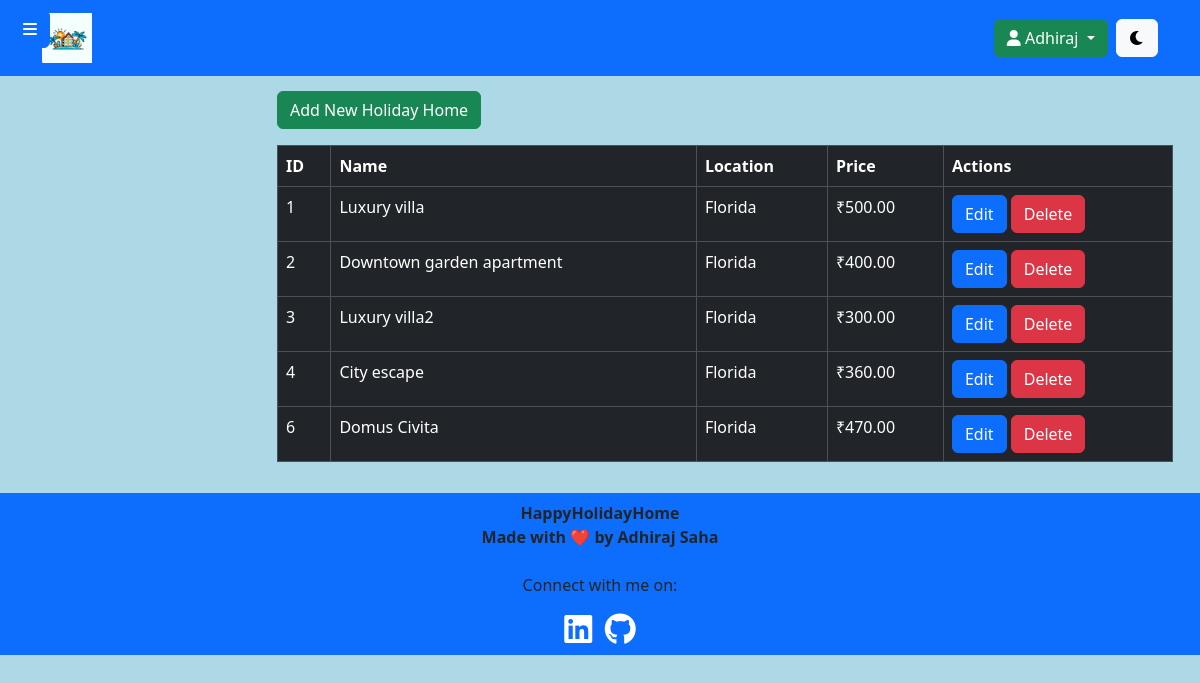
Page /admin/view_holidayhomes.php (signed in) on the committed database.
### tables this page shows
CREATE TABLE `holiday_homes` (
  `home_id` int(255) NOT NULL,
  `name` varchar(255) NOT NULL,
  `location` varchar(255) NOT NULL,
  `availability_status` varchar(255) NOT NULL,
  `description` text NOT NULL,
  `rating` decimal(10,1) NOT NULL,
  `image_path` varchar(255) NOT NULL,
  `price` decimal(10,2) NOT NULL
);

### admin/view_holidayhomes.php (the view, shortened to what this page needs)
<?php
include("../inc/db.php");
$sqlHolidayHomes = "SELECT * FROM holiday_homes";
$resultHolidayHomes = $con->query($sqlHolidayHomes);
if ($resultHolidayHomes->num_rows > 0) {
    $holidayHomes = $resultHolidayHomes->fetch_all(MYSQLI_ASSOC);
} else {
    $holidayHomes = array();
}
?>
<!DOCTYPE html>
<html lang="en">
<head>
    <link href="https://cdn.jsdelivr.net/npm/bootstrap@5.3.1/dist/css/bootstrap.min.css" rel="stylesheet">
    <link rel="stylesheet" href="https://cdnjs.cloudflare.com/ajax/libs/font-awesome/6.0.0-beta3/css/all.min.css">
    <link rel="stylesheet" href="assets/css/view_holidayhomes.css">
</head>
<body>
    <?php include("inc/admin_header.php"); ?>
    <button id="toggle-sidebar" class="btn btn-primary">
        <i class="fas fa-bars"></i>
    </button>
    <main class="main-content">
        <div class="container-fluid">
        <div class="mb-3">
            <button type="button" class="btn btn-success" data-bs-toggle="modal" data-bs-target="#addModal">
                Add New Holiday Home
            </button>
        </div>
            <div class="table-responsive">
                <table class="table table-bordered table-dark">
                    <thead>
                        <tr>
                            <th>ID</th>
                            <th>Name</th>
                            <th>Location</th>
                            <th>Price</th>
                            <th>Actions</th>
                        </tr>
                    </thead>
                    <tbody>
                        <?php foreach ($holidayHomes as $home) : ?>
                            <tr>
                                <td><?php echo $home['home_id']; ?></td>
                                <td><?php echo $home['name']; ?></td>
                                <td><?php echo $home['location']; ?></td>
                                <td>₹<?php echo $home['price']; ?></td>
                                <td>
                                <button type="button" class="btn btn-primary" data-bs-toggle="modal" data-bs-target="#editModal_<?php echo $home['home_id']; ?>">
                                    Edit
                                </button>
                                <a href="delete_reservation.php?id=<?php echo $reservation['reservation_id']; ?>" class="btn btn-danger" onclick="return confirm('Are you sure you want to delete this reservation?')">Delete</a>
                            </td>
                            </tr>
                        <?php endforeach; ?>
                    </tbody>
                </table>
            </div>
        </div>
    </main>
    <?php include("inc/admin_footer.php"); ?>
</body>
</html>

### admin/assets/css/view_holidayhomes.css (style rules this page uses)
body { background-color: lightblue; }
#toggle-sidebar { position: fixed; top: 10px; left: 10px; z-index: 999; }
.main-content { margin-left: 250px; padding: 15px; }

### rows in the picture
holiday_homes: home_id "1", name "Luxury villa", location "Florida", price "500.00"
holiday_homes: home_id "2", name "Downtown garden apartment", location "Florida", price "400.00"
holiday_homes: home_id "3", name "Luxury villa2", location "Florida", price "300.00"
holiday_homes: home_id "4", name "City escape", location "Florida", price "360.00"
holiday_homes: home_id "6", name "Domus Civita", location "Florida", price "470.00"

### other values in the picture
$_SESSION['admin_name'] "Adhiraj"
